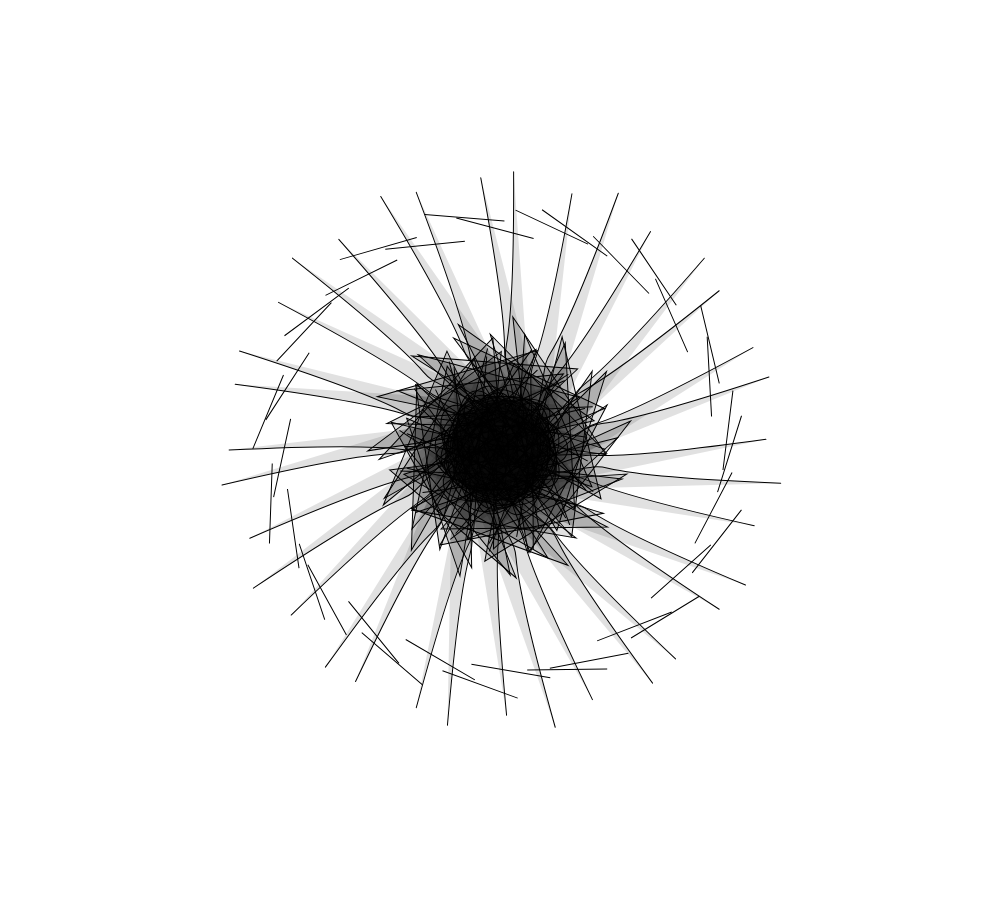
Frame 1 (no input)
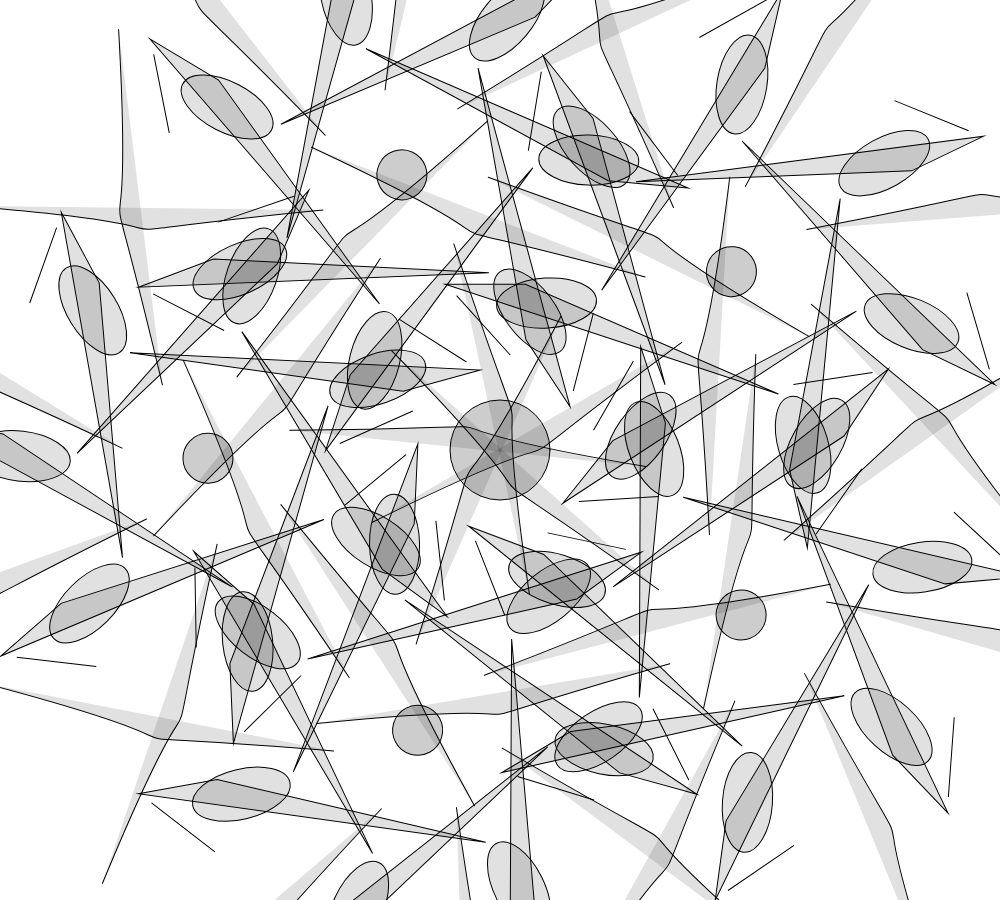
Frame 60 (no input)
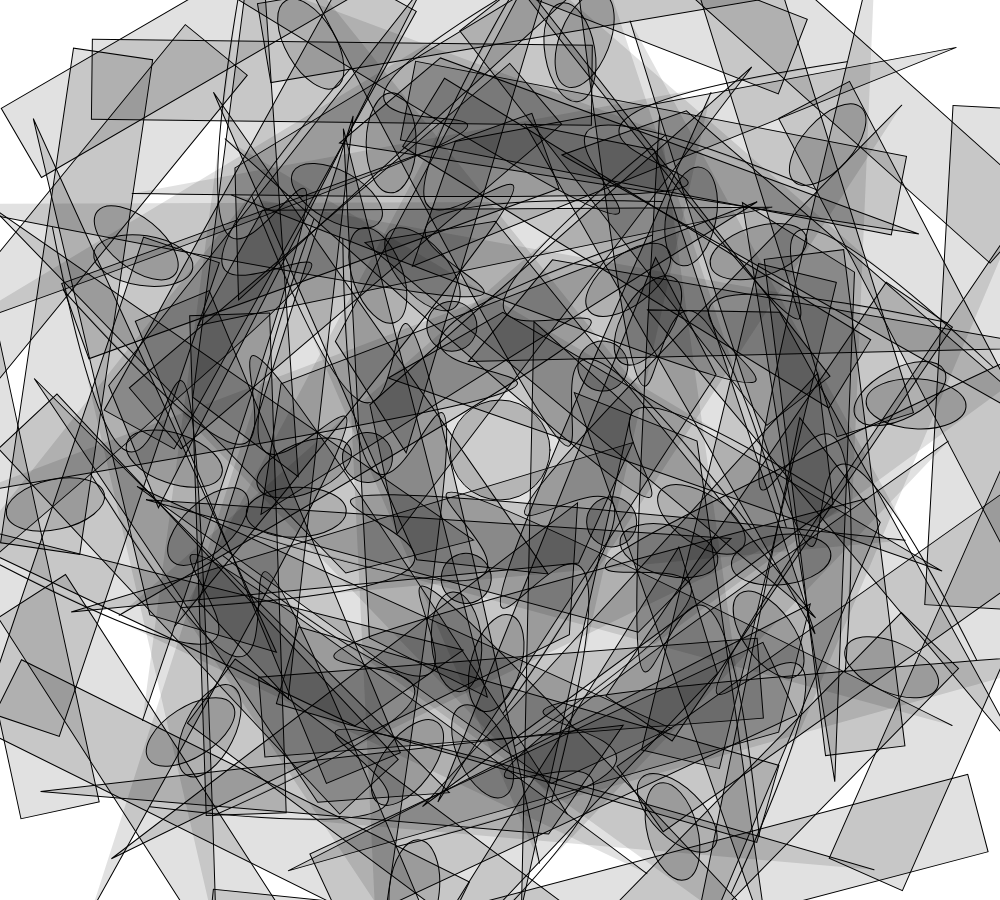
Frame 120 (the mouse pressed at the canvas centre since frame 60)

The p5.js sketch that drew these frames (run headless with seeded random() and noise() and a simulated clock; from frame 60 on, the mouse is pressed at the canvas centre):

// p5.js sketch
// ── sketch.js
var n, m;

function setup() {
  createCanvas(1000, 900);
  
  n = 5;
  m = 7;
}

function draw() {
  background(255);
  fill(0, 50);

  translate(width/2, height/2);
  ellipse(0, 0, 100, 100);
  for (var i=0; i<n; i++) {
    var angle = map(i, 0, n, 0, TWO_PI);
    var t1 = map(sin(0.03*frameCount), -1, 1, -300, 300);
    push();
    rotate(angle + 0.01*frameCount);
    translate(t1, 0);
    ellipse(0, 0, 50, 50);
    for (var j=0; j<m; j++) {
      var angle2 = map(j, 0, m, 0, TWO_PI);
      var t2 = map(sin(-0.02*frameCount), -1, 1, -200, 200);
      var w = map(sin(0.01*frameCount), -1, 1, -100, 100);
      var h = map(sin(0.01*frameCount), -1, 1, -100, 100);
      push();
      rotate(angle2 - 0.02*frameCount);
      translate(t2, 0);
      collectionOfShapes();
      pop();
    }
    pop();
  }
}

function collectionOfShapes() {
  fill(0, 30);
  ellipse(mouseY, 20, 100, 50);
  rect(20+mouseY, 220-mouseX, 80, mouseX);
  triangle(-100+mouseY, -5, -20, mouseY, 400*sin(0.01*frameCount), 125);
  bezier(100, mouseX, -200, -100-mouseX, 50, mouseY, -225, -150);
}
